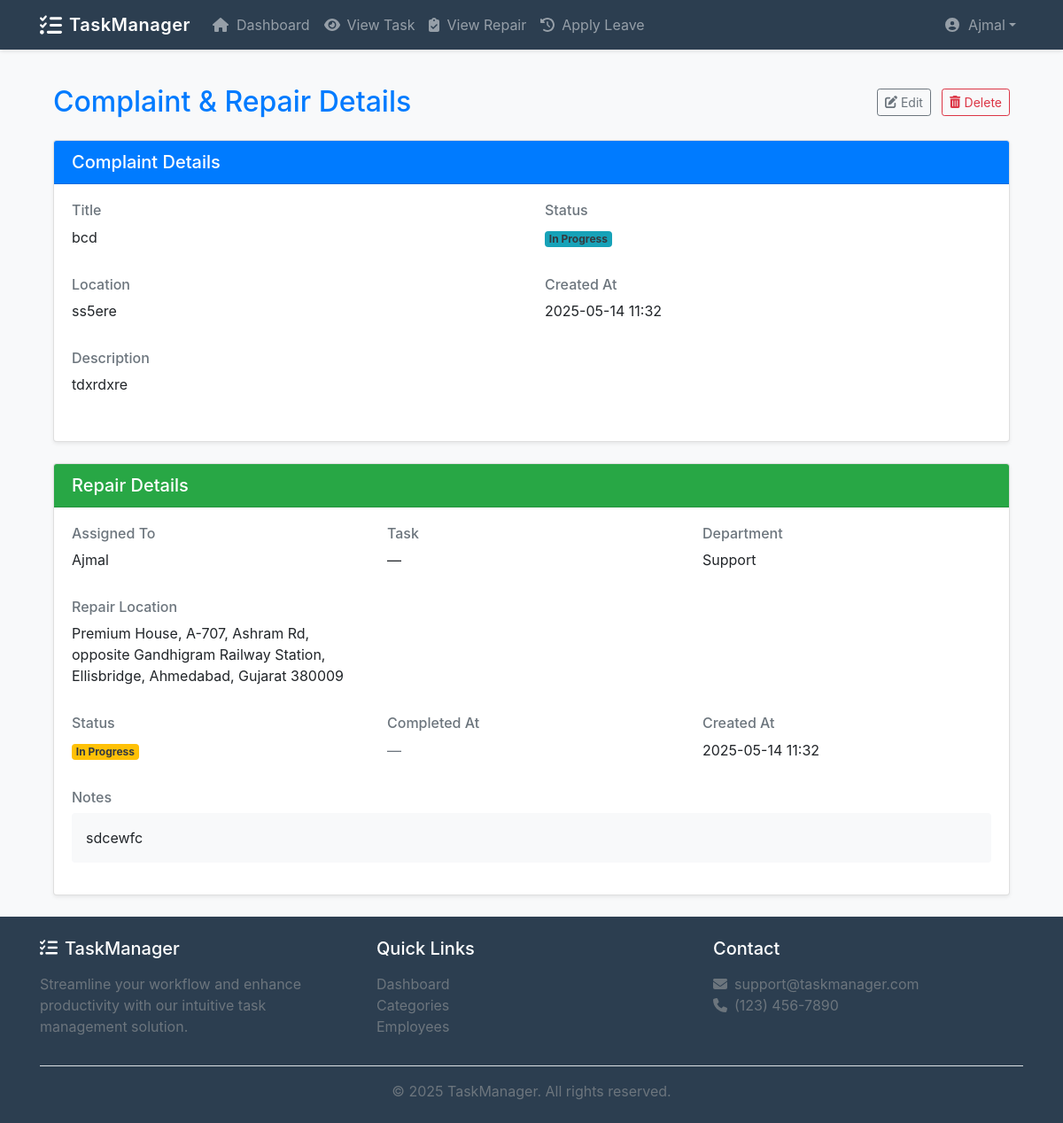
The app's page /repairs/2/ (signed in) with its own data.
### people_management/models.py (models this page shows, shortened)
class Complains(models.Model):
    COMPLAIN_STATUS = [
            ('new', 'New'),
            ('in_progress', 'In Progress'),
            ('resolved', 'Resolved'),
            ('closed', 'Closed'),
    ]
    user = models.ForeignKey(User, on_delete=models.CASCADE)
    title = models.CharField(max_length=255)
    description = models.TextField()
    location = models.CharField(max_length=255, help_text="Enter the location of the issue",null=True, blank=True)
    status = models.CharField(max_length=20, choices=COMPLAIN_STATUS, default='new')
    created_at = models.DateTimeField(auto_now_add=True)
    updated_at = models.DateTimeField(auto_now=True)

class Repair(models.Model):
    complain = models.OneToOneField('Complains', on_delete=models.CASCADE, related_name='repair')
    assigned_to = models.ForeignKey(Employee, on_delete=models.SET_NULL, null=True, blank=True)
    task = models.ForeignKey(Task, on_delete=models.SET_NULL, null=True, blank=True)
    department = models.ForeignKey(Department, on_delete=models.SET_NULL, null=True, blank=True)
    notes = models.TextField(blank=True)
    location = models.CharField(max_length=255, help_text="Enter the location of the issue",null=True, blank=True)
    is_completed = models.BooleanField(default=False)
    completed_at = models.DateTimeField(null=True, blank=True)

class Employee(models.Model):
    user = models.OneToOneField(User, on_delete=models.CASCADE)
    department = models.ForeignKey(Department, on_delete=models.CASCADE)
    email = models.EmailField(null=True, blank=True)
    default_category = models.ForeignKey(Category, on_delete=models.SET_NULL, null=True, blank=True)
    current_task = models.ForeignKey(Task, on_delete=models.SET_NULL, null=True, blank=True)

class Department(models.Model):
    name = models.CharField(max_length=100, unique=True)

### people_management/views.py (the view)
# urls.py: path('repairs/<int:complain_id>/', views.repair_detail, name='repair_detail'),
@login_required
def repair_detail(request, complain_id):
    complain = get_object_or_404(Complains, id=complain_id)
    repair = getattr(complain, 'repair', None)
    return render(request, 'people_management/repair_detail.html', {
        'complain': complain,
        'repair': repair
    })

### people_management/templates/people_management/repair_detail.html (shortened to what this page needs)
{% extends "task_management_system_app/base.html" %}
{% block content %}
<div class="container mt-4">
    <div class="d-flex justify-content-between align-items-center mb-4">
        <h2 class="mb-0 text-primary">
            Complaint & Repair Details
        </h2>
        <div>
            {% if repair %}
                <a href="{% url 'repair_update' repair.id %}" class="btn btn-sm btn-outline-secondary mr-2">
                    <i class="fas fa-edit"></i> Edit
                </a>
                <a href="{% url 'repair_delete' repair.id %}" class="btn btn-sm btn-outline-danger" onclick="return confirm('Are you sure you want to delete this repair?');">
                    <i class="fas fa-trash-alt"></i> Delete
                </a>
            {% else %}
                <a href="{% url 'repair_create' complain.id %}" class="btn btn-outline-success btn-sm">
                    <i class="bi bi-plus-circle me-1"></i> Assign repair
                </a>
            {% endif %}
        </div>
    </div>
    <div class="card shadow-sm mb-4">
        <div class="card-header bg-primary text-white">
            <h5 class="mb-0">
                Complaint Details
            </h5>
        </div>
        <div class="card-body">
            <div class="row">
                <div class="col-md-6 mb-3">
                    <h6 class="text-muted">Title</h6>
                    <p class="fw-bold">{{ complain.title }}</p>
                </div>
                <div class="col-md-6 mb-3">
                    <h6 class="text-muted">Status</h6>
                    <span class="badge bg-info text-dark">{{ complain.get_status_display }}</span>
                </div>
            </div>
            <div class="row">
                <div class="col-md-6 mb-3">
                    <h6 class="text-muted">Location</h6>
                    <p class="fw-bold">{{ complain.location }}</p>
                </div>
                <div class="col-md-6 mb-3">
                    <h6 class="text-muted">Created At</h6>
                    <p class="fw-bold">{{ complain.created_at|date:"Y-m-d H:i" }}</p>
                </div>
            </div>
            <div class="row">
                <div class="col-12 mb-3">
                    <h6 class="text-muted">Description</h6>
                    <p class="fw-bold">{{ complain.description }}</p>
                </div>
            </div>
        </div>
    </div>
    {% if repair %}
    <div class="card shadow-sm">
        <div class="card-header bg-success text-white">
            <h5 class="mb-0">
                Repair Details
            </h5>
        </div>
        <div class="card-body">
            <div class="row">
                <div class="col-md-4 mb-3">
                    <h6 class="text-muted">Assigned To</h6>
                    <p class="fw-bold">
                        {% if repair.assigned_to %}
                            {{ repair.assigned_to.user.get_full_name|default:repair.assigned_to.user.username }}
                        {% else %}
                            <span class="text-muted">—</span>
                        {% endif %}
                    </p>
                </div>
                <div class="col-md-4 mb-3">
                    <h6 class="text-muted">Task</h6>
                    <p class="fw-bold">{{ repair.task.name|default:"—" }}</p>
                </div>
                 <div class="col-md-4 mb-3">
                    <h6 class="text-muted">Department</h6>
                    <p class="fw-bold">{{ repair.department.name|default:"—" }}</p>
                </div>
                <div class="col-md-4 mb-3">
                    <h6 class="text-muted">Repair Location</h6>
                    <p class="fw-bold">{{ repair.location|default:"—" }}</p>
                </div>
            </div>
            <div class="row">
                <div class="col-md-4 mb-3">
                    <h6 class="text-muted">Status</h6>
                    {% if repair.is_completed %}
                        <span class="badge bg-success">Completed</span>
                    {% else %}
                        <span class="badge bg-warning text-dark">In Progress</span>
                    {% endif %}
                </div>
                <div class="col-md-4 mb-3">
                    <h6 class="text-muted">Completed At</h6>
                    <p class="fw-bold">
                        {% if repair.completed_at %}
                            {{ repair.completed_at|date:"Y-m-d H:i" }}
                        {% else %}
                            <span class="text-muted">—</span>
                        {% endif %}
                    </p>
                </div>
                <div class="col-md-4 mb-3">
                    <h6 class="text-muted">Created At</h6>
                    <p class="fw-bold">{{ complain.created_at|date:"Y-m-d H:i" }}</p>
                </div>
            </div>
            <div class="row">
                <div class="col-12 mb-3">
                    <h6 class="text-muted">Notes</h6>
                    <div class="bg-light p-3 rounded">
                        {{ repair.notes|linebreaksbr|default:"No notes provided" }}
                    </div>
                </div>
            </div>
        </div>
    </div>
    {% else %}
    <div class="alert alert-warning" role="alert">
        <i class="bi bi-exclamation-triangle-fill me-2"></i>
        No repair has been assigned to this complaint yet.
    </div>
    {% endif %}
</div>
{% endblock %}

### task_management_system_app/templates/task_management_system_app/base.html (shortened to what this page needs)
<!DOCTYPE html>
<html lang="en">
  <head>
    <link
      rel="stylesheet"
      href="https://maxcdn.bootstrapcdn.com/bootstrap/4.5.2/css/bootstrap.min.css"
    />
    <link
      rel="stylesheet"
      href="https://cdnjs.cloudflare.com/ajax/libs/font-awesome/5.15.3/css/all.min.css"
    />
    <link
      rel="stylesheet"
      href="https://cdnjs.cloudflare.com/ajax/libs/font-awesome/6.4.0/css/all.min.css"
    />
  </head>
  <body>
    <nav class="navbar navbar-expand-lg navbar-dark fixed-top">
      <div class="container">
        {% if user.is_superuser %}
        <a
          class="navbar-brand d-flex align-items-center"
          href="{% url 'dashboard' %}"
        >
          <i class="fas fa-tasks fa-lg mr-2"></i>
          <span class="d-none d-sm-inline">TaskManager</span>
        </a>
        {% else %}
        <a
          class="navbar-brand d-flex align-items-center"
          href="{% url 'employee_dashboard' %}"
        >
          <i class="fas fa-tasks fa-lg mr-2"></i>
          <span class="d-none d-sm-inline">TaskManager</span>
        </a>
        {% endif %}
        <div class="collapse navbar-collapse" id="navbarNav">
          <ul class="navbar-nav mr-auto">
            {% if user.is_superuser %}
            <li class="nav-item">
              <a
                class="nav-link d-flex align-items-center"
                href="{% url 'dashboard' %}"
              >
                <i class="fas fa-home fa-fw mr-2"></i>
                <span>Dashboard</span>
              </a>
            </li>
            {% else %}
            <li class="nav-item">
              <a
                class="nav-link d-flex align-items-center"
                href="{% url 'employee_dashboard' %}"
              >
                <i class="fas fa-home fa-fw mr-2"></i>
                <span>Dashboard</span>
              </a>
            </li>
            {% endif %}
            {% if user.is_superuser %}
            <li class="nav-item">
              <a class="nav-link" href="{% url 'leave_review_list' %}">
                <i class="fas fa-user-shield mr-2"></i>Manage Leaves
              </a>
            </li>
            {% else %}
            <li class="nav-item">
              <a class="nav-link" href="{% url 'employee_task' %}">
                <i class="fas fa-eye mr-2"></i>View Task
              </a>
            </li>
            <li class="nav-item">
              <a class="nav-link" href="{% url 'assigned_repairs' %}">
                <i class="fas fa-clipboard-check mr-2"></i>View Repair
              </a>
            </li>
            <li class="nav-item">
              <a class="nav-link" href="{% url 'apply_leave' %}">
                <i class="fas fa-history mr-2"></i>Apply Leave
              </a>
            </li>
            {% endif %}
          </ul>
          <ul class="navbar-nav ml-auto">
            {% if user.is_authenticated %}
            <li class="nav-item dropdown">
              <a
                class="nav-link dropdown-toggle d-flex align-items-center"
                href="#"
                id="userMenu"
                data-toggle="dropdown"
              >
                <i class="fas fa-user-circle fa-fw mr-2"></i>
                <span>{{ user.username }}</span>
              </a>
            </li>
            {% endif %}
          </ul>
        </div>
      </div>
    </nav>
    <main class="flex-grow-1 mt-5 pt-4">
      <div class="container">
         {% block content %}{% endblock %}
      </div>
    </main>
    <footer class="footer py-4 mt-4">
      <div class="container">
        <div class="row">
          <div class="col-md-4 mb-4 mb-md-0">
            <h5 class="text-white mb-3">
              <i class="fas fa-tasks mr-2"></i>TaskManager
            </h5>
            <p class="text-muted">
              Streamline your workflow and enhance productivity with our
              intuitive task management solution.
            </p>
          </div>
          <div class="col-md-4 mb-4 mb-md-0">
            <h5 class="text-white mb-3">Quick Links</h5>
            <ul class="list-unstyled">
              <li>
                <a class="text-muted" href="{% url 'dashboard' %}">Dashboard</a>
              </li>
              <li>
                <a class="text-muted" href="{% url 'category_list' %}"
                  >Categories</a
                >
              </li>
              <li>
                <a class="text-muted" href="{% url 'employee_list' %}"
                  >Employees</a
                >
              </li>
            </ul>
          </div>
          <div class="col-md-4">
            <h5 class="text-white mb-3">Contact</h5>
            <ul class="list-unstyled">
              <li class="text-muted">
                <i class="fas fa-envelope mr-2"></i>support@taskmanager.com
              </li>
              <li class="text-muted">
                <i class="fas fa-phone mr-2"></i>(123) 456-7890
              </li>
            </ul>
          </div>
        </div>
        <div class="border-top pt-3 mt-3 text-center">
          <p class="text-muted mb-0">
            &copy; {% now "Y" %} TaskManager. All rights reserved.
          </p>
        </div>
      </div>
    </footer>
  </body>
</html>

### task_management_system_app/templates/task_management_system_app/base.html (style rules this page uses)
:root { --primary-color: #3498db; --secondary-color: #2c3e50; --accent-color: #e74c3c; }
body { min-height: 100vh; display: flex; flex-direction: column; background-color: #f8f9fa; }
.navbar { background-color: var(--secondary-color) !important; box-shadow: 0 2px 4px rgba(0, 0, 0, 0.1); }
.navbar-brand { font-weight: 600; letter-spacing: 0.5px; }
.nav-link { transition: all 0.3s ease; position: relative; }
.footer { background-color: var(--secondary-color); margin-top: auto; }

### records on screen
Complains: title "bcd", status "In Progress", location "ss5ere", created_at "2025-05-14 11:32", description "tdxrdxre"
Repair: assigned_to.user.get_full_name "Ajmal", task.name "—", department.name "Support", location "Premium House, A-707, Ashram Rd, opposite Gandhigram Railway Station, Ellisbridge, Ahmedabad, Gujarat 380009", notes "sdcewfc"

### other values on screen
{{ user.username }} "Ajmal"
